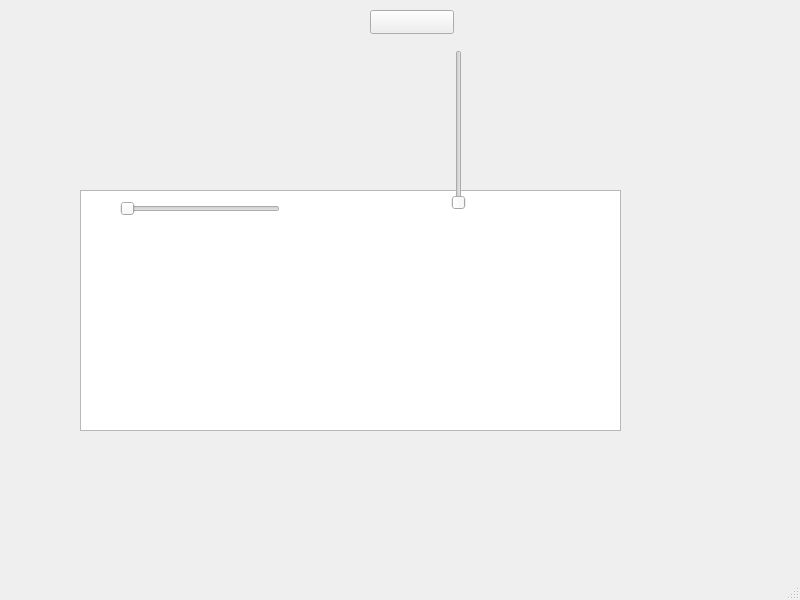
<?xml version="1.0" encoding="UTF-8"?>
<ui version="4.0">
 <class>MainWindow1</class>
 <widget class="QMainWindow" name="MainWindow1">
  <property name="geometry">
   <rect>
    <x>0</x>
    <y>0</y>
    <width>800</width>
    <height>600</height>
   </rect>
  </property>
  <property name="windowTitle">
   <string>MainWindow</string>
  </property>
  <widget class="QWidget" name="centralwidget">
   <widget class="QPushButton" name="btnPreMusic">
    <property name="geometry">
     <rect>
      <x>90</x>
      <y>260</y>
      <width>84</width>
      <height>24</height>
     </rect>
    </property>
    <property name="text">
     <string/>
    </property>
   </widget>
   <widget class="QPushButton" name="btnPlay">
    <property name="geometry">
     <rect>
      <x>190</x>
      <y>270</y>
      <width>84</width>
      <height>24</height>
     </rect>
    </property>
    <property name="text">
     <string/>
    </property>
   </widget>
   <widget class="QPushButton" name="btnPause">
    <property name="geometry">
     <rect>
      <x>300</x>
      <y>270</y>
      <width>84</width>
      <height>24</height>
     </rect>
    </property>
    <property name="text">
     <string/>
    </property>
   </widget>
   <widget class="QPushButton" name="btnNextMusic">
    <property name="geometry">
     <rect>
      <x>420</x>
      <y>270</y>
      <width>84</width>
      <height>24</height>
     </rect>
    </property>
    <property name="text">
     <string/>
    </property>
   </widget>
   <widget class="QPushButton" name="btnAddMusic">
    <property name="geometry">
     <rect>
      <x>300</x>
      <y>230</y>
      <width>84</width>
      <height>24</height>
     </rect>
    </property>
    <property name="text">
     <string/>
    </property>
   </widget>
   <widget class="QPushButton" name="btnVolume">
    <property name="geometry">
     <rect>
      <x>430</x>
      <y>230</y>
      <width>84</width>
      <height>24</height>
     </rect>
    </property>
    <property name="text">
     <string/>
    </property>
   </widget>
   <widget class="QListWidget" name="lwMusicList">
    <property name="geometry">
     <rect>
      <x>80</x>
      <y>190</y>
      <width>541</width>
      <height>241</height>
     </rect>
    </property>
   </widget>
   <widget class="QSlider" name="hSliderPlayProgress">
    <property name="geometry">
     <rect>
      <x>120</x>
      <y>200</y>
      <width>160</width>
      <height>18</height>
     </rect>
    </property>
    <property name="orientation">
     <enum>Qt::Horizontal</enum>
    </property>
   </widget>
   <widget class="QSlider" name="vSliderVolume">
    <property name="geometry">
     <rect>
      <x>450</x>
      <y>50</y>
      <width>18</width>
      <height>160</height>
     </rect>
    </property>
    <property name="orientation">
     <enum>Qt::Vertical</enum>
    </property>
   </widget>
   <widget class="QPushButton" name="btnBack">
    <property name="geometry">
     <rect>
      <x>370</x>
      <y>10</y>
      <width>84</width>
      <height>24</height>
     </rect>
    </property>
    <property name="text">
     <string/>
    </property>
   </widget>
  </widget>
  <widget class="QStatusBar" name="statusbar"/>
 </widget>
 <resources/>
 <connections/>
</ui>
